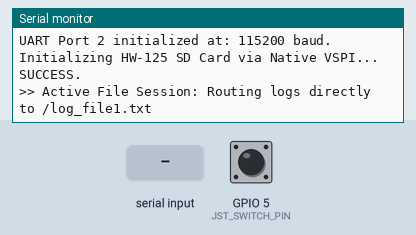
Simulated run of this sketch. Board: ESP32. Shown: the last lines printed to the serial monitor. The inputs (shaded band) are chosen by the test bench; at power-on: GPIO 5 (JST_SWITCH_PIN) HIGH. WiFi joins after 1.5 s; servers stay silent unless stated; uploads are accepted with an empty reply; storage starts empty.

Above: at 1.2 s.
1.3 s: GPIO 5 (JST_SWITCH_PIN) pulled LOW for 1 s
At 2.2 s:
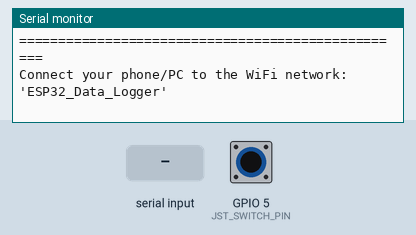
3.8 s: "wifi/1\n" received over Serial
At 5.0 s:
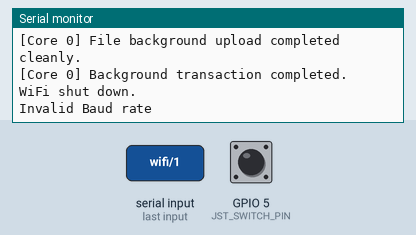
5.3 s: "wifi/1\n" received over the second serial link
At 6.2 s:
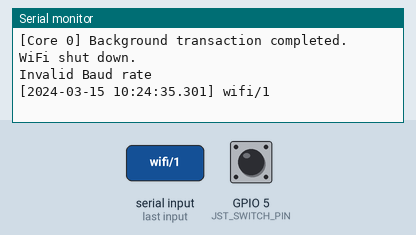
6.8 s: "reset\n" received over Serial
At 7.2 s:
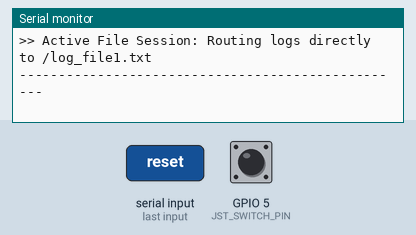
8.3 s: "reset/1\n" received over the second serial link
At 9.5 s:
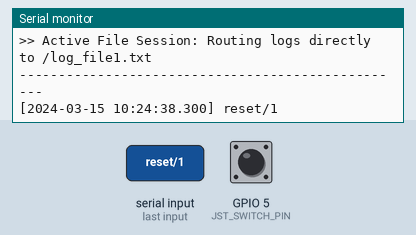
9.8 s: "wifi\n" received over the second serial link
At 10.8 s:
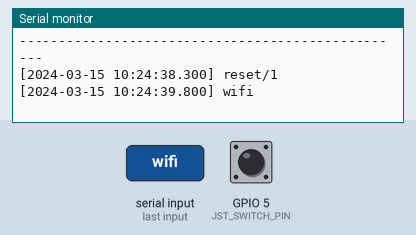

Measured:
- after the input at 1.3 s, the serial monitor: prints a new line after 0.21 s (image 1)
- after the input at 3.8 s, the serial monitor: prints a new line at once (image 2)
- after the input at 5.3 s, the serial monitor: prints a new line at once (image 3)
- after the input at 6.8 s, the serial monitor: prints a new line at once (image 4)
- after the input at 8.3 s, the serial monitor: prints a new line at once (image 5)
- after the input at 9.8 s, the serial monitor: prints a new line at once (image 6)

The sketch:

Data_Logger.ino
```cpp
#include "FS.h"
#include "SD.h"
#include "SPI.h"
#include <WiFi.h>
#include <HTTPClient.h>
#include <WiFiManager.h>
#include <time.h>
#include <sys/time.h>

// --- USER CONFIGURATION: Default Office WiFi ---
const char* OFFICE_WIFI_SSID = "Anantkaal_4G";
const char* OFFICE_WIFI_PASS = "Setupdev@123";

// Hardware Pins for external MCU UART connection
const int MCU_RX_PIN = 16;      // Connect to external MCU TX pin
const int MCU_TX_PIN = 17;      // Connect to external MCU RX pin (Optional)
const int JST_SWITCH_PIN = 5;   // Hardware JST wire switch
const int SD_CS_PIN = 27;       // Safe Non-Strapping Chip Select Pin

// Default starting baud rate for the external MCU
long currentMcuBaudRate = 115200;

// Dynamic file tracking structures
String currentLogPath = "";
File logFile;
bool isNewLine = true; // Timestamp tracking flag

// Global buffer to hold custom API URL from WiFiManager
char custom_api_url[128] = "http://your-api-endpoint.com/upload";

// FreeRTOS Multi-Core Synchronization Structures
SemaphoreHandle_t spiMutex;
volatile bool uploadReadyFlag = false;
String fileToUpload = "";

// Forward declarations
void openNextSequentialFile();
void triggerBackgroundUpload();
void wifiUploadTaskProcessor(void * parameter);
void uploadLogToAPI(const char* url, String filePath);
bool isValidBaudRate(long baud);

void setup() {
  // Initialize PC Serial Monitor for command input and debugging
  Serial.begin(115200);
  while (!Serial) {
    ;
  }

  Serial.println("\n==================================================");
  Serial.println("--- ESP32 Dual-Core SPI UART Serial Logger ---");
  Serial.println("==================================================");
  Serial.println(">> MONITOR INTERFACE COMMANDS:");
  Serial.println("   - Type 'wifi' or short GPIO 5 to launch portal & upload logs.");
  Serial.println("   - Type 'reset' to wipe old logs and restart sequence.");
  Serial.println("   - Type a specific valid baud rate to reconfigure target UART.");
  Serial.println("==================================================");

  pinMode(MCU_RX_PIN, INPUT_PULLUP);
  spiMutex = xSemaphoreCreateMutex();

  Serial2.begin(currentMcuBaudRate, SERIAL_8N1, MCU_RX_PIN, MCU_TX_PIN);
  Serial.print("UART Port 2 initialized at: ");
  Serial.print(currentMcuBaudRate);
  Serial.println(" baud.");

  pinMode(JST_SWITCH_PIN, INPUT_PULLUP);

  SPI.begin(18, 19, 23, SD_CS_PIN);

  xSemaphoreTake(spiMutex, portMAX_DELAY);
  Serial.print("Initializing HW-125 SD Card via Native VSPI... ");
  if (!SD.begin(SD_CS_PIN, SPI, 4000000)) {
    Serial.println("FAILED! Verify VCC is on 5V and card is formatted to FAT32.");
    while (true);
  }
  Serial.println("SUCCESS.");
  xSemaphoreGive(spiMutex);

  openNextSequentialFile();

  // Spawn the background WiFi network processor on Core 0
  xTaskCreatePinnedToCore(
    wifiUploadTaskProcessor,
    "WiFiUploadTask",
    8192,
    NULL,
    1,
    NULL,
    0
  );
}

void loop() {
  // 1. DATA LOGGING STREAM (Always Running Uninterrupted on Core 1):
  if (Serial2.available() > 0) {
    while (Serial2.available() > 0) {
      char inByte = Serial2.read();

      // Filter out pure garbage bytes generated by wire bounces or floating lines
      if (inByte == (char)0xFF || inByte == '\0') {
        continue;
      }

      // --- TIMESTAMP INJECTION LOGIC ---
      if (isNewLine && inByte != '\n' && inByte != '\r') {
        struct timeval tv;
        gettimeofday(&tv, NULL);
        char timeStamp[40];

        // If system time has successfully synced with NTP (Unix Epoch > 1B)
        if (tv.tv_sec > 1000000000) {
          struct tm * timeinfo = localtime(&tv.tv_sec);
          sprintf(timeStamp, "[%04d-%02d-%02d %02d:%02d:%02d.%03d] ",
                  timeinfo->tm_year + 1900, timeinfo->tm_mon + 1, timeinfo->tm_mday,
                  timeinfo->tm_hour, timeinfo->tm_min, timeinfo->tm_sec, (int)(tv.tv_usec / 1000));
        } else {
          // Fallback to Session Boot Milliseconds until network syncs
          unsigned long runMillis = millis();
          unsigned long ms = runMillis % 1000;
          unsigned long secs = (runMillis / 1000) % 60;
          unsigned long mins = (runMillis / 60000) % 60;
          unsigned long hrs  = (runMillis / 3600000);
          sprintf(timeStamp, "[%02lu:%02lu:%02lu.%03lu] ", hrs, mins, secs, ms);
        }

        Serial.print(timeStamp);
        if (logFile) {
          xSemaphoreTake(spiMutex, portMAX_DELAY);
          logFile.print(timeStamp);
          xSemaphoreGive(spiMutex);
        }
        isNewLine = false;
      }
      // ---------------------------------

      Serial.print(inByte);

      if (logFile) {
        xSemaphoreTake(spiMutex, portMAX_DELAY);
        logFile.print(inByte);
        xSemaphoreGive(spiMutex);
      }

      // Trigger flag to attach timestamp to the start of the next line
      if (inByte == '\n') {
        isNewLine = true;
      }
    }

    if (logFile) {
      xSemaphoreTake(spiMutex, portMAX_DELAY);
      logFile.flush();
      xSemaphoreGive(spiMutex);
    }
  }

  // 2. SOFTWARE COMMAND MONITOR
  if (Serial.available() > 0) {
    String commandInput = Serial.readStringUntil('\n');
    commandInput.trim();

    if (commandInput.length() > 0) {
      if (commandInput.equalsIgnoreCase("wifi")) {
        triggerBackgroundUpload();
      }
      else if (commandInput.equalsIgnoreCase("reset")) {
        Serial.println("\n--------------------------------------------------");
        Serial.println("[Reset Command] Wiping sequential files. Restarting at log_file1...");

        xSemaphoreTake(spiMutex, portMAX_DELAY);
        if (logFile) {
          logFile.close();
        }

        int fileIndex = 1;
        while (true) {
          String deleteFilepath = "/log_file" + String(fileIndex) + ".txt";
          if (SD.exists(deleteFilepath)) {
            SD.remove(deleteFilepath);
            fileIndex++;
          } else {
            break;
          }
        }
        xSemaphoreGive(spiMutex);

        openNextSequentialFile();
        Serial.println("--------------------------------------------------");
      }
      else {
        long targetBaud = commandInput.toInt();

        if (isValidBaudRate(targetBaud)) {
          Serial.println("\n--------------------------------------------------");
          Serial.print("[Baud Change Request Accepted] Switching to: ");
          Serial.print(targetBaud);
          Serial.println(" baud.");

          xSemaphoreTake(spiMutex, portMAX_DELAY);
          if (logFile) {
            logFile.println("\n--- Session Closed Due to Baud Rate Reconfiguration ---");
            logFile.close();
          }
          xSemaphoreGive(spiMutex);

          currentMcuBaudRate = targetBaud;
          Serial2.end();
          pinMode(MCU_RX_PIN, INPUT_PULLUP);
          Serial2.begin(currentMcuBaudRate, SERIAL_8N1, MCU_RX_PIN, MCU_TX_PIN);

          openNextSequentialFile();
          Serial.println("--------------------------------------------------");
        }
        else {
          Serial.println("Invalid Baud rate");
        }
      }
    }
  }

  // 3. HARDWARE TRIGGER MONITOR
  if (digitalRead(JST_SWITCH_PIN) == LOW && !uploadReadyFlag) {
    delay(200);
    if (digitalRead(JST_SWITCH_PIN) == LOW) {
      triggerBackgroundUpload();

      while (digitalRead(JST_SWITCH_PIN) == LOW) {
        delay(10);
      }
    }
  }
}

// Atomic file rotation prior to network launch
void triggerBackgroundUpload() {
  if (uploadReadyFlag) {
    Serial.println("[System Warning] Background network transmission loop is already active!");
    return;
  }

  xSemaphoreTake(spiMutex, portMAX_DELAY);
  if (logFile) {
    logFile.close();
  }
  fileToUpload = currentLogPath;
  xSemaphoreGive(spiMutex);

  openNextSequentialFile();
  uploadReadyFlag = true;
}

// Background Network Processing Core Task running independently on Core 0
void wifiUploadTaskProcessor(void * parameter) {
  unsigned long defaultWifiStart = millis();
  bool tryingDefault = true;
  bool ntpRequested = false;

  // Initiate background connection to Default Office WiFi on boot
  WiFi.mode(WIFI_STA);
  WiFi.begin(OFFICE_WIFI_SSID, OFFICE_WIFI_PASS);

  while (true) {

    // --- STATE 1: User Override triggered (Discards default attempts) ---
    if (uploadReadyFlag) {
      tryingDefault = false;
      WiFi.disconnect(true, true); // Instantly drop any existing connection attempts
      vTaskDelay(pdMS_TO_TICKS(200));

      Serial.println("\n==================================================");
      Serial.println("[Core 0] Launching Background WiFi Setup Portal...");
      Serial.println("==================================================");

      WiFiManager wm;
      WiFiManagerParameter custom_api_setting("api_url", "Target API Destination", custom_api_url, 128);
      wm.addParameter(&custom_api_setting);

      Serial.println("Connect your phone/PC to the WiFi network: 'ESP32_Data_Logger'");

      if (!wm.startConfigPortal("ESP32_Data_Logger")) {
        Serial.println("[Core 0] Portal failed to establish link or timed out.");
      } else {
        Serial.println("[Core 0] Connected to WiFi Network successfully.");
        strncpy(custom_api_url, custom_api_setting.getValue(), sizeof(custom_api_url) - 1);
        Serial.print("[Core 0] Target URL endpoint saved as: ");
        Serial.println(custom_api_url);

        uploadLogToAPI(custom_api_url, fileToUpload);
      }

      WiFi.disconnect(true, true);
      WiFi.mode(WIFI_OFF);
      Serial.println("\n[Core 0] Background transaction completed. WiFi shut down.");
      uploadReadyFlag = false;
    }

    // --- STATE 2: Background NTP Sync Handling (Using millis) ---
    if (tryingDefault) {
      // Condition A: 60 Second timeout reached
      if (millis() - defaultWifiStart > 60000) {
        Serial.println("\n[Core 0] Default WiFi timeout (60s). Disconnecting to preserve resources.");
        WiFi.disconnect(true, true);
        WiFi.mode(WIFI_OFF);
        tryingDefault = false;
      }
      // Condition B: Connected to Default WiFi, ask for Time
      else if (WiFi.status() == WL_CONNECTED && !ntpRequested) {
        Serial.println("\n[Core 0] Connected to Office WiFi. Requesting NTP Time...");
        // Indian Standard Time is UTC+5:30 (19800 seconds)
        configTime(19800, 0, "pool.ntp.org", "time.nist.gov");
        ntpRequested = true;
      }
      // Condition C: Waiting for NTP Server to confirm sync
      else if (ntpRequested) {
        struct timeval tv;
        gettimeofday(&tv, NULL);
        if (tv.tv_sec > 1000000000) {
          Serial.println("\n[Core 0] High-Precision RTC Time Synced! Shutting off Default WiFi.");
          WiFi.disconnect(true, true);
          WiFi.mode(WIFI_OFF);
          tryingDefault = false;
        }
      }
    }

    // Essential FreeRTOS low-overhead yield (prevents Core 0 Watchdog crashes)
    vTaskDelay(pdMS_TO_TICKS(50));
  }
}

// Interleaved streaming chunk uploader running exclusively on Core 0
void uploadLogToAPI(const char* url, String filePath) {
  if (WiFi.status() != WL_CONNECTED) {
    Serial.println("[Core 0] Upload failed: Connection dropped.");
    return;
  }

  xSemaphoreTake(spiMutex, portMAX_DELAY);
  File uploadFile = SD.open(filePath, FILE_READ);
  xSemaphoreGive(spiMutex);

  if (!uploadFile) {
    Serial.println("[Core 0] Upload error: Unable to read file target location: " + filePath);
    return;
  }

  size_t fileSize = uploadFile.size();
  if (fileSize == 0) {
    Serial.println("[Core 0] Dataset target is empty. Aborting post.");
    xSemaphoreTake(spiMutex, portMAX_DELAY);
    uploadFile.close();
    xSemaphoreGive(spiMutex);
    return;
  }

  String urlStr = String(url);
  urlStr.replace("http://", "");
  urlStr.replace("https://", "");
  int slashIdx = urlStr.indexOf("/");
  String hostPort = (slashIdx == -1) ? urlStr : urlStr.substring(0, slashIdx);
  String uri = (slashIdx == -1) ? "/" : urlStr.substring(slashIdx);
  int colonIdx = hostPort.indexOf(":");
  String host = (colonIdx == -1) ? hostPort : hostPort.substring(0, colonIdx);
  int port = (colonIdx == -1) ? 80 : hostPort.substring(colonIdx + 1).toInt();

  Serial.println("[Core 0] Connecting to stream target destination -> " + host + ":" + String(port));
  WiFiClient client;
  if (!client.connect(host.c_str(), port)) {
    Serial.println("[Core 0] Connection to destination server failed.");
    xSemaphoreTake(spiMutex, portMAX_DELAY);
    uploadFile.close();
    xSemaphoreGive(spiMutex);
    return;
  }

  client.print("POST " + uri + " HTTP/1.1\r\n");
  client.print("Host: " + host + "\r\n");
  client.print("Content-Type: text/plain\r\n");
  client.print("Content-Length: " + String(fileSize) + "\r\n");
  client.print("Connection: close\r\n\r\n");

  Serial.println("[Core 0] Streaming log data simultaneously while logging continues on Core 1...");
  uint8_t chunkBuffer[512];
  size_t remainingBytes = fileSize;

  while (remainingBytes > 0 && client.connected()) {
    size_t bytesToRead = min(remainingBytes, sizeof(chunkBuffer));

    xSemaphoreTake(spiMutex, portMAX_DELAY);
    uploadFile.read(chunkBuffer, bytesToRead);
    xSemaphoreGive(spiMutex);

    client.write(chunkBuffer, bytesToRead);
    remainingBytes -= bytesToRead;

    vTaskDelay(pdMS_TO_TICKS(5));
  }

  unsigned long timeoutAnchor = millis();
  while (client.connected() && millis() - timeoutAnchor < 3000) {
    if (client.available()) {
      String serverLine = client.readStringUntil('\n');
      if (serverLine.startsWith("HTTP/1.1")) {
        Serial.println("  -> Server Status Code Response: " + serverLine);
      }
    }
    vTaskDelay(pdMS_TO_TICKS(1));
  }

  client.stop();

  xSemaphoreTake(spiMutex, portMAX_DELAY);
  uploadFile.close();
  xSemaphoreGive(spiMutex);
  Serial.println("[Core 0] File background upload completed cleanly.");
}

// Function handling the creation of unique structural sequential file indexes
void openNextSequentialFile() {
  int fileIndex = 1;
  xSemaphoreTake(spiMutex, portMAX_DELAY);
  while (true) {
    String testFilepath = "/log_file" + String(fileIndex) + ".txt";
    if (!SD.exists(testFilepath)) {
      currentLogPath = testFilepath;
      break;
    }
    fileIndex++;
  }

  logFile = SD.open(currentLogPath, FILE_APPEND);
  if (!logFile) {
    Serial.println("Critical Error: Failed to generate file pointer for " + currentLogPath);
  } else {
    Serial.println(">> Active File Session: Routing logs directly to " + currentLogPath);
    logFile.print("\n--- Session Opened. Watching UART at ");
    logFile.print(currentMcuBaudRate);
    logFile.println(" Baud ---");
    logFile.flush();
  }
  xSemaphoreGive(spiMutex);
}

// Validation check using standard hardware microcontroller serial frequencies
bool isValidBaudRate(long baud) {
  const long validRates[] = {300, 1200, 2400, 4800, 9600, 14400, 19200, 28800, 38400, 57600, 115200, 230400, 460800, 921600};
  const int numRates = sizeof(validRates) / sizeof(validRates[0]);

  for (int i = 0; i < numRates; i++) {
    if (baud == validRates[i]) {
      return true;
    }
  }
  return false;
}
```
